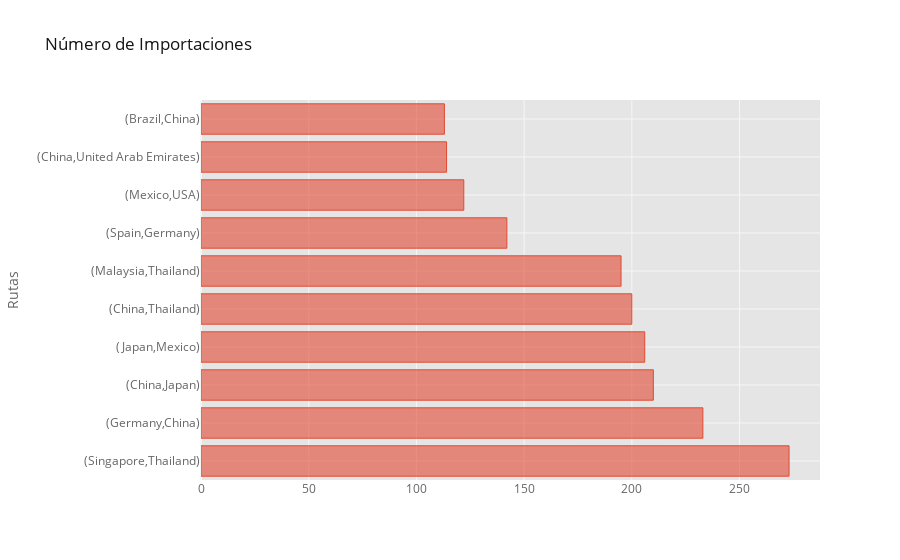

The cell this chart's notebook holds for it:
### Code cell
top_imp.iplot(kind='barh', x=["Origen", "Destino"], y="Importaciones", title="Número de Importaciones", yTitle="Rutas")

### Figure 1 — Plotly figure (JSON) as saved in the notebook; plotly's stock layout.template omitted (floating-point values rounded to 4 significant figures)
{"data": [{"marker": {"color": "rgba(226, 74, 51, 0.6)", "line": {"color": "rgba(226, 74, 51, 1.0)", "width": 1}}, "name": "Importaciones", "orientation": "h", "text": "", "type": "bar", "x": [273, 233, 210, 206, 200, 195, 142, 122, 114, 113], "y": ["(Singapore,Thailand)", "(Germany,China)", "(China,Japan)", "(Japan,Mexico)", "(China,Thailand)", "(Malaysia,Thailand)", "(Spain,Germany)", "(Mexico,USA)", "(China,United Arab Emirates)", "(Brazil,China)"]}], "layout": {"legend": {"bgcolor": "#FFFFFF", "font": {"color": "#666666"}}, "paper_bgcolor": "#FFFFFF", "plot_bgcolor": "#E5E5E5", "title": {"font": {"color": "#151516"}, "text": "Número de Importaciones"}, "xaxis": {"gridcolor": "#F6F6F6", "showgrid": true, "tickfont": {"color": "#666666"}, "title": {"font": {"color": "#666666"}, "text": ""}, "zerolinecolor": "#F6F6F6"}, "yaxis": {"gridcolor": "#F6F6F6", "showgrid": true, "tickfont": {"color": "#666666"}, "title": {"font": {"color": "#666666"}, "text": "Rutas"}, "zerolinecolor": "#F6F6F6"}}}
